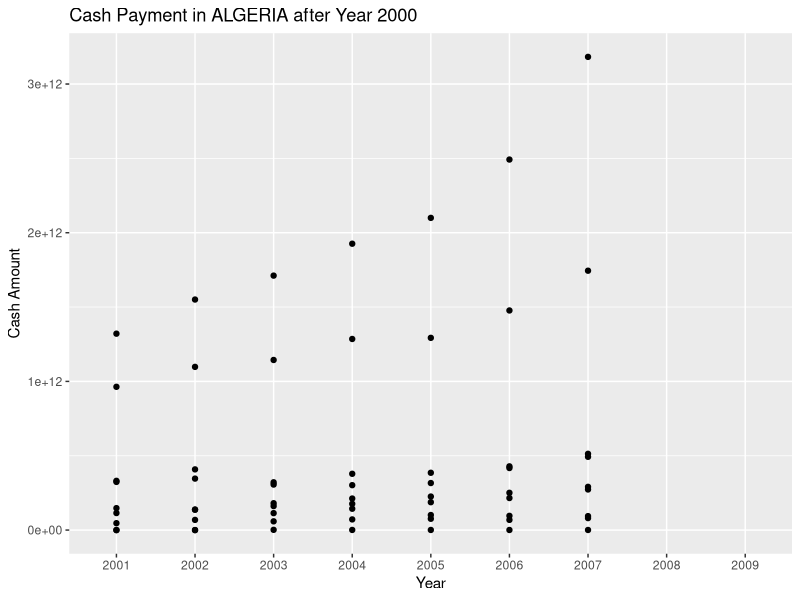
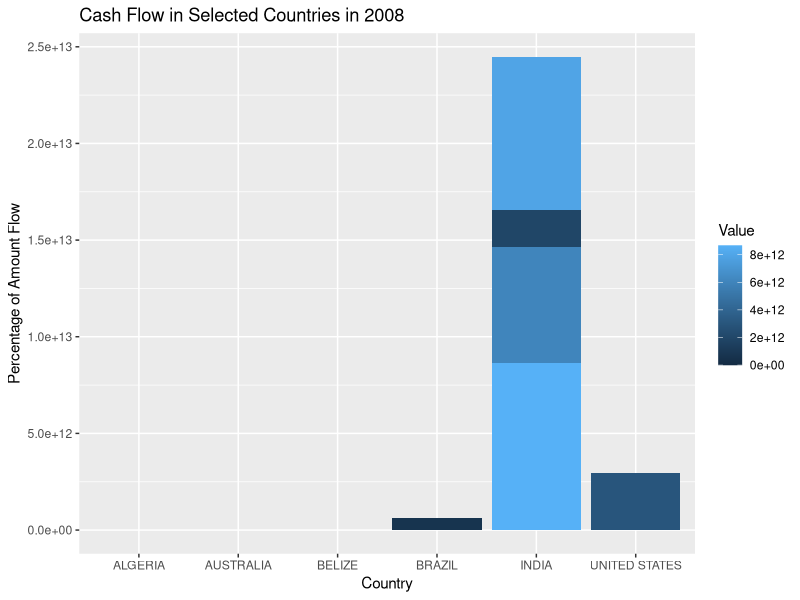

Generate these figures, in order, with R:
## ---- chunk 1
library(tidyverse)
library(dplyr)
library(ggplot2)
library(knitr)
library(kableExtra)

# Load the data from the CSV file
data <- read.csv("Assignment1-Ritesh.csv", header = TRUE)
# Display the first 10 rows of the DataFrame
first_10_rows <- head(data, n = 10)

kable(first_10_rows, "html") %>%
  kable_styling("striped")
## ---- chunk 2
# Describe the summary of data
summary(data)

## ---- chunk 3
#Pivot Wider to make it untidy
data <- data |> pivot_wider(names_from=Year,values_from = Value)
kable(head(data), "html") %>%
  kable_styling("striped")
## ---- chunk 4
selected_columns <- data[, 5:ncol(data)]
col_names <- colnames(selected_columns)
data <- data |> pivot_longer(all_of(col_names), names_to = "Year",values_to = "Value")

kable(head(data), "html") %>%
  kable_styling("striped")
## ---- chunk 5
df <- data[data$Country.or.Area == 'ALGERIA' & data$Year > 2000, ]
ggplot(df, aes(x = Year, y = Value)) +
  geom_point() +
  labs(title = "Cash Payment in ALGERIA after Year 2000",
       x = "Year",
       y = "Cash Amount")

## ---- chunk 6
# List of countries you want to filter
selected_countries <- c('INDIA', 'UNITED STATES', 'ALGERIA', 'AUSTRALIA', 'BELIZE', 'BRAZIL')

# Filter the dataframe for the year 2008
df_2008 <- data[data$Year == 2008,]

# Filter the dataframe for the selected countries
df_2008 <- subset(df_2008, Country.or.Area %in% selected_countries)

# Create a bar plot for the selected countries in 2008
ggplot(df_2008, aes(x=df_2008$Country.or.Area, y=Value,fill= Value)) + 
  geom_bar(stat = "identity") +
  labs(title = "Cash Flow in Selected Countries in 2008",
       x = "Country",
       y = "Percentage of Amount Flow")
